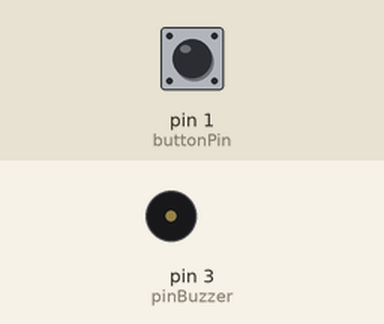
This sketch was run on a simulated Arduino Uno, built with avr-gcc and run on an emulated ATmega328P. Parts: buzzer (waves = sounding). The test bench sets the inputs (shaded band); at power-on: pin 1 (buttonPin) HIGH.

Above: at 1.2 s.
1.3 s: pin 1 (buttonPin) pulled LOW for 0.15 s
At 1.47 s:
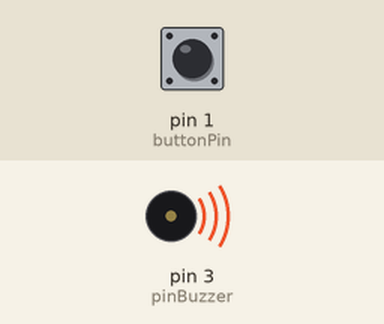
3.1 s: pin 1 (buttonPin) pulled LOW for 3.2 s
At 6.9 s:
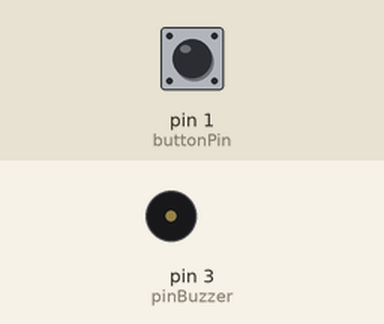
Timing chart, 0 to 8.4 s (numbered marks = the images above; inputs shaded):
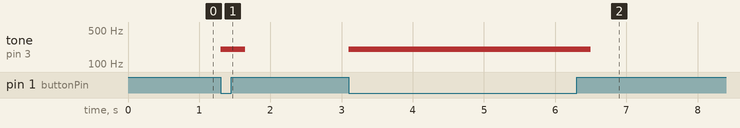

Measured:
- after the input at 1.3 s, tone on pin 3 (pinBuzzer): silent → 200 Hz at once, → silent 0.35 s later
- after the input at 3.1 s, tone on pin 3 (pinBuzzer): silent → 200 Hz at once, → silent 3.4 s later

The sketch:

L3-ButtonSOS.ino
```cpp
/*
 *Button-SOS
 */
const int buttonPin = 1; // the number of the pushbutton pin
int pinBuzzer = 3;//the number of the buzzer pin
void setup() {
  // initialize the buzzer pin as an output:
  pinMode(pinBuzzer, OUTPUT);
  //  initialize the pushbutton pin as an input:
  pinMode(buttonPin, INPUT_PULLUP);
}

void loop() {
  // variable for reading the pushbutton, read the state of the pushbutton value:
  int buttonState = digitalRead(buttonPin);

  // check if the pushbutton is pressed. If it is, the buttonState is HIGH:
  if (buttonState == LOW) {
  //play a note on buzzer pin for 200 ms:
  tone(pinBuzzer, 200, 200);
  }
}
```
